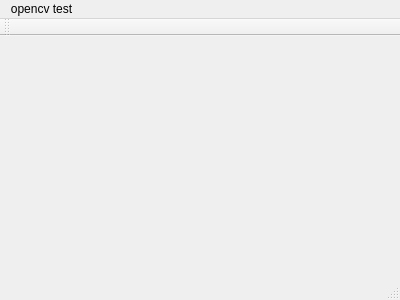
<?xml version="1.0" encoding="UTF-8"?>
<ui version="4.0">
 <class>MainWindow</class>
 <widget class="QMainWindow" name="MainWindow">
  <property name="geometry">
   <rect>
    <x>0</x>
    <y>0</y>
    <width>400</width>
    <height>300</height>
   </rect>
  </property>
  <property name="windowTitle">
   <string>MainWindow</string>
  </property>
  <widget class="QWidget" name="centralWidget"/>
  <widget class="QMenuBar" name="menuBar">
   <property name="geometry">
    <rect>
     <x>0</x>
     <y>0</y>
     <width>400</width>
     <height>23</height>
    </rect>
   </property>
   <widget class="QMenu" name="menuOpencv_test">
    <property name="title">
     <string>opencv test</string>
    </property>
    <addaction name="actionRun"/>
   </widget>
   <addaction name="menuOpencv_test"/>
  </widget>
  <widget class="QToolBar" name="mainToolBar">
   <attribute name="toolBarArea">
    <enum>TopToolBarArea</enum>
   </attribute>
   <attribute name="toolBarBreak">
    <bool>false</bool>
   </attribute>
  </widget>
  <widget class="QStatusBar" name="statusBar"/>
  <action name="actionRun">
   <property name="text">
    <string>run</string>
   </property>
  </action>
 </widget>
 <layoutdefault spacing="6" margin="11"/>
 <resources/>
 <connections/>
</ui>
